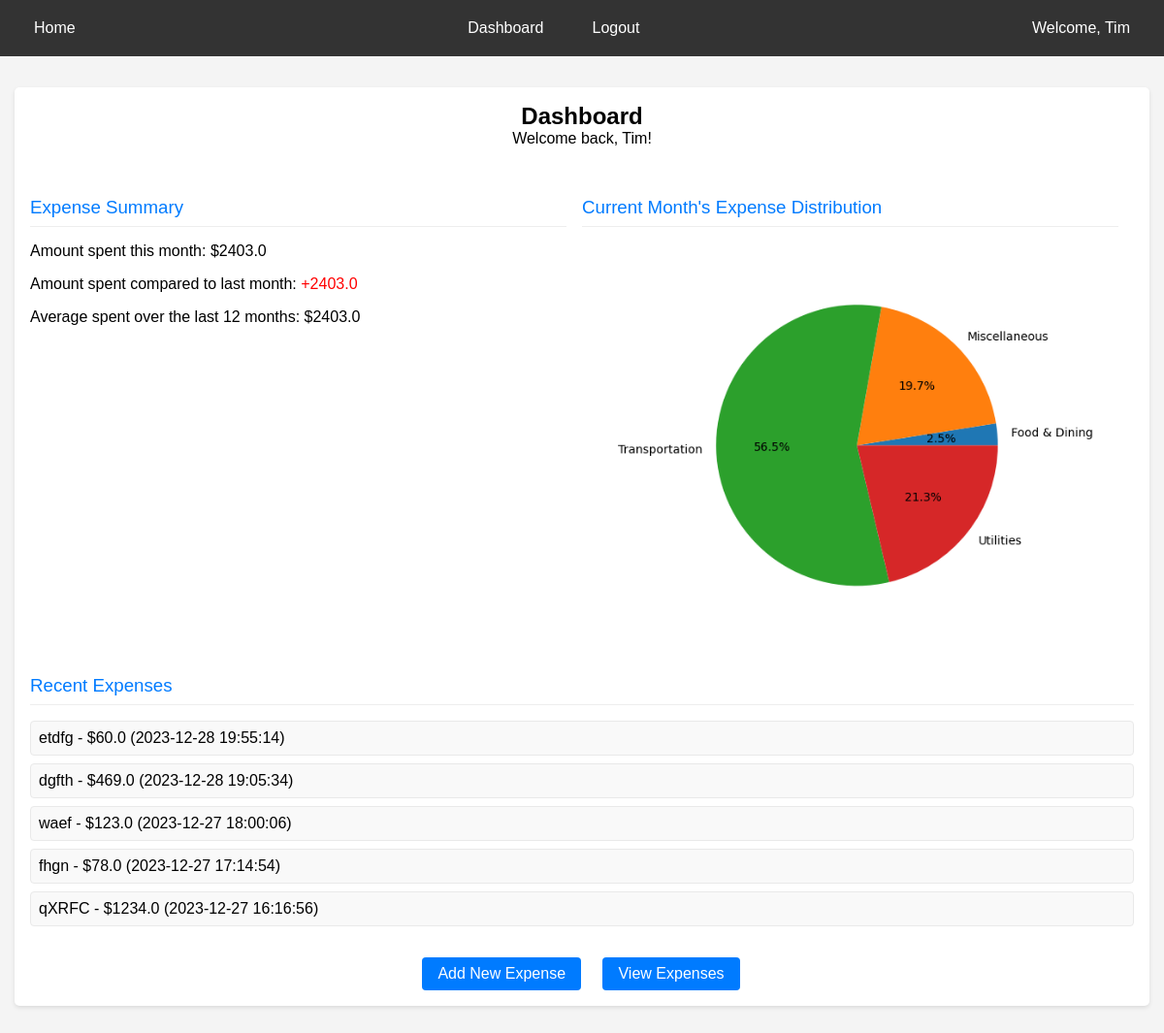
The app's page /dashboard (signed in) with its own data.
### tables this page shows
CREATE TABLE users (
    id INTEGER PRIMARY KEY AUTOINCREMENT,
    username TEXT UNIQUE NOT NULL,
    password TEXT NOT NULL
);

CREATE TABLE "expenses" (
    id INTEGER PRIMARY KEY AUTOINCREMENT,
    user_id INTEGER,
    group_id INTEGER,
    amount REAL,
    description TEXT,
    created_at DATETIME DEFAULT CURRENT_TIMESTAMP,
    category_id INTEGER,
    FOREIGN KEY (user_id) REFERENCES users (id),
    FOREIGN KEY (group_id) REFERENCES groups (id),
    FOREIGN KEY (category_id) REFERENCES categories (id)
);

### app/expense/routes.py (the view)
@expense_blueprint.route('/dashboard')
@login_required
def dashboard():
    conn = get_db_connection()
    user_id = current_user.id
    current_month_expenses = conn.execute(
        "SELECT SUM(amount) FROM expenses WHERE user_id = ? AND strftime('%Y-%m', created_at) = strftime('%Y-%m', 'now')",
        (user_id,)).fetchone()[0] or 0
    last_month_expenses = conn.execute(
        "SELECT SUM(amount) FROM expenses WHERE user_id = ? AND strftime('%Y-%m', created_at) = strftime('%Y-%m', 'now', '-1 month')",
        (user_id,)).fetchone()[0] or 0
    average_12_months_expenses = conn.execute(
        "SELECT AVG(monthly_total) FROM (SELECT strftime('%Y-%m', created_at) as month, SUM(amount) as monthly_total FROM expenses WHERE user_id = ? AND created_at >= date('now', '-12 months') GROUP BY month)",
        (user_id,)).fetchone()[0] or 0
    month_difference = current_month_expenses - last_month_expenses
    pie_data = conn.execute("""
        SELECT c.name AS category_name, SUM(e.amount) AS amount
        FROM expenses e
        JOIN categories c ON e.category_id = c.id
        WHERE e.user_id = ? AND strftime('%Y-%m', e.created_at) = strftime('%Y-%m', 'now')
        GROUP BY c.name
    """, (user_id,)).fetchall()
    fig = Figure()
    axis = fig.add_subplot(1, 1, 1)
    axis.pie(
        [data['amount'] for data in pie_data],
        labels=[data['category_name'] for data in pie_data],
        autopct='%1.1f%%'
    )
    axis.axis('equal')
    buf = io.BytesIO()
    fig.savefig(buf, format='png')
    buf.seek(0)
    pie_image = base64.b64encode(buf.getbuffer()).decode("ascii")
    buf.close()
    plt.close(fig)
    recent_expenses = conn.execute(
        'SELECT * FROM expenses WHERE user_id = ? ORDER BY created_at DESC LIMIT 5',
        (user_id,)).fetchall()
    conn.close()
    return render_template('dashboard.html',
                           recent_expenses=recent_expenses,
                           current_month_expenses=current_month_expenses,
                           month_difference=month_difference,
                           average_12_months_expenses=average_12_months_expenses,
                           pie_image=pie_image)

### app/__init__.py (called while the page is built)
def create_app():
    app = Flask(__name__)
    app.config.from_object(Config)
    login_manager = LoginManager()
    login_manager.init_app(app)
    login_manager.login_view = 'auth.login'
    @login_manager.user_loader
    def load_user(user_id):
        return User.get(user_id)
    @app.route('/')
    def home():
        return render_template('home.html')
    app.register_blueprint(auth_blueprint)
    app.register_blueprint(expense_blueprint)
    return app

### app/database.py (called while the page is built)
def get_db_connection():
    conn = sqlite3.connect('expense.db')
    conn.row_factory = sqlite3.Row
    return conn

### app/models.py (called while the page is built)
    @staticmethod
    def get(user_id):
        conn = get_db_connection()
        user = conn.execute('SELECT * FROM users WHERE id = ?', (int(user_id),)).fetchone()
        conn.close()
        if user:
            return User(id=user['id'], username=user['username'])
        return None

### app/templates/dashboard.html (shortened to what this page needs)
{% extends 'layout.html' %}
{% block content %}
<div class="dashboard-container">
    <div class="dashboard-header">
        <h2>Dashboard</h2>
        <p>Welcome back, {{ current_user.username }}!</p>
    </div>
    <div class="dashboard-content">
        <div class="expense-summary">
            <h3>Expense Summary</h3>
            <p>Amount spent this month: ${{ current_month_expenses | default('0', true) }}</p>
            <p>Amount spent compared to last month:
                <span class="{{ 'negative' if month_difference < 0 else 'positive' }}">
                    {{ '+' if month_difference > 0 else '-' }}{{ month_difference | abs }}
                </span>
            </p>
            <p>Average spent over the last 12 months: ${{ average_12_months_expenses | default('0', true) }}</p>
        </div>
        <div class="pie-chart">
            <h3>Current Month's Expense Distribution</h3>
            <img alt="Pie chart of expenses">
        </div>
    </div>
    <div class="recent-expenses">
        <h3>Recent Expenses</h3>
        <ul>
            {% for expense in recent_expenses %}
                <li>{{ expense.description }} - ${{ expense.amount }} ({{ expense.created_at }})</li>
            {% else %}
                <li>No recent expenses to show.</li>
            {% endfor %}
        </ul>
    </div>
    <div class="dashboard-actions">
        <a href="{{ url_for('expense.add_expense') }}" class="btn">Add New Expense</a>
        <a href="{{ url_for('expense.view_expenses') }}" class="btn">View Expenses</a>
    </div>
</div>
{% endblock %}

### app/templates/layout.html (shortened to what this page needs)
<!DOCTYPE html>
<html>
<head>
    <link rel="stylesheet" href="{{ url_for('static', filename='base.css') }}">
    <link rel="stylesheet" href="{{ url_for('static', filename='forms.css') }}">
    <link rel="stylesheet" href="{{ url_for('static', filename='dashboard.css') }}">
    <link rel="stylesheet" href="{{ url_for('static', filename='home.css') }}">
    <link rel="stylesheet" href="{{ url_for('static', filename='expenses.css') }}">
    <link rel="stylesheet" href="{{ url_for('static', filename='responsive.css') }}">
</head>
<body>
    <header>
        <nav class="navigation-bar">
            <div class="home-button">
                <a href="{% if current_user.is_authenticated %}{{ url_for('expense.dashboard') }}{% else %}{{ url_for('home') }}{% endif %}">Home</a>
            </div>
            <ul>
                {% if current_user.is_authenticated %}
                    <li><a href="{{ url_for('expense.dashboard') }}">Dashboard</a></li>
                    <li><a href="{{ url_for('auth.logout') }}">Logout</a></li>
                {% else %}
                    <li><a href="{{ url_for('auth.login') }}">Login</a></li>
                    <li><a href="{{ url_for('auth.register') }}">Register</a></li>
                {% endif %}
            </ul>
            <div class="user-info">
                {% if current_user.is_authenticated %}
                    <span>Welcome, {{ current_user.username }}</span>
                {% endif %}
            </div>
        </nav>
    </header>
    <main>
        {% block content %}
        {% endblock %}
    </main>
</body>
</html>

### app/static/base.css (style rules this page uses)
body { font-family: Arial, sans-serif; margin: 0; padding: 0; background-color: #f4f4f4; }
header { background-color: #333; color: #fff; }
.navigation-bar { display: flex; justify-content: space-between; align-items: center; background-color: #333; color: #fff; padding: 10px 20px; }
.navigation-bar .home-button a, .navigation-bar .user-info span, .navigation-bar ul li a { color: white; text-decoration: none; padding: 10px 15px; }
.navigation-bar ul { list-style: none; display: flex; margin: 0; padding: 0; }
nav { background-color: #444; overflow: hidden; color: white; padding: 0; text-align: center; margin: 0; }
nav ul { list-style: none; display: flex; justify-content: center; padding-left: 0; margin: 0; }
nav ul li { margin: 0; padding: 0 10px; }
nav ul li a { padding: 15px; display: inline-block; color: white; text-decoration: none; }
main { margin: 15px; }
.btn { padding: 0.5rem 1rem; background: #007bff; color: white; border: none; border-radius: 4px; text-decoration: none; font-size: 1rem; transition: background-color 0.3s ease; }

### app/static/dashboard.css (style rules this page uses)
.dashboard-container { max-width: 1200px; margin: 2rem auto; padding: 1rem; background: #fff; border-radius: 5px; box-shadow: 0 2px 4px rgba(0, 0, 0, 0.1); }
.dashboard-header { display: flex; flex-direction: column; align-items: center; margin-bottom: 2rem; }
.dashboard-header > h2, .dashboard-header > p { margin: 0; text-align: center; }
.dashboard-content { display: flex; justify-content: space-between; margin-bottom: 2rem; }
.expense-summary, .pie-chart { flex: 1; margin-right: 1rem; }
.expense-summary h3, .recent-expenses h3, .pie-chart h3 { border-bottom: 1px solid #eee; padding-bottom: 0.5rem; margin-bottom: 1rem; color: #007bff; font-weight: normal; }
.pie-chart img { display: block; max-width: 100%; height: auto; margin: 0 auto; }
.recent-expenses ul { list-style-type: none; padding: 0; }
.recent-expenses li { background: #f9f9f9; border: 1px solid #e9e9e9; padding: 0.5rem; margin-bottom: 0.5rem; border-radius: 4px; }
.dashboard-actions { text-align: center; margin-top: 2rem; }
.dashboard-actions .btn { padding: 0.5rem 1rem; margin: 0 0.5rem; background: #007bff; color: white; text-decoration: none; border-radius: 4px; transition: background-color 0.3s ease; display: inline-block; margin-right: 10px; }
.positive { color: red; }

### records on screen
users: username "Tim"
expenses: description "etdfg", amount "60.0", created_at "2023-12-28 19:55:14"
expenses: description "dgfth", amount "469.0", created_at "2023-12-28 19:05:34"
expenses: description "waef", amount "123.0", created_at "2023-12-27 18:00:06"
expenses: description "fhgn", amount "78.0", created_at "2023-12-27 17:14:54"
expenses: description "qXRFC", amount "1234.0", created_at "2023-12-27 16:16:56"

### other values on screen
{{ current_month_expenses | default('0', true) }} "2403.0"
{{ '+' if month_difference > 0 else '-' }} "+"
{{ month_difference | abs }} "2403.0"
{{ average_12_months_expenses | default('0', true) }} "2403.0"
